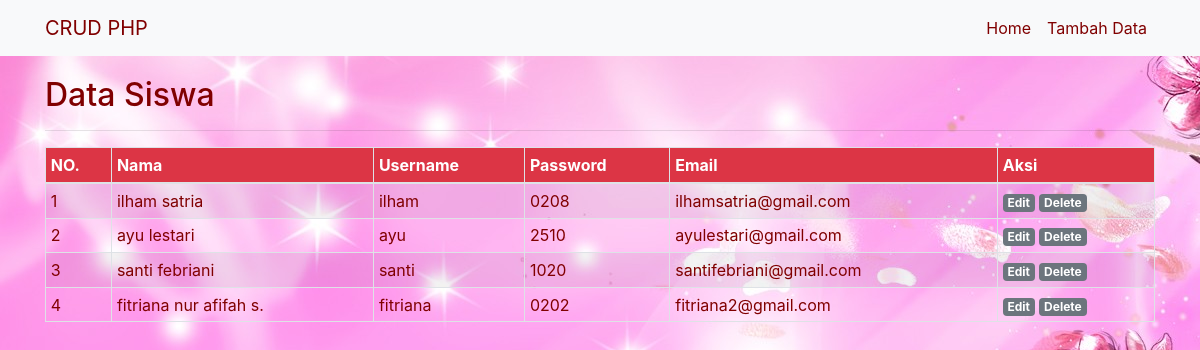
The page / on the database its author committed.
### tables this page shows
CREATE TABLE `data_siswa` (
  `id` int(5) NOT NULL,
  `nama` varchar(30) NOT NULL,
  `username` varchar(30) NOT NULL,
  `password` varchar(20) NOT NULL,
  `email` varchar(30) NOT NULL
);

### index.php (the view, shortened to what this page needs)
<?php
include('koneksi.php');
?>
<!DOCTYPE html>
<html>
<head>
	<link rel="stylesheet" href="https://stackpath.bootstrapcdn.com/bootstrap/4.1.3/css/bootstrap.min.css">
	<link rel="stylesheet" type="text/css" href="style.css">
</head>
<body>
	<nav class="navbar navbar-expand-lg navbar-light bg-light">
		<div class="container">
			<a class="navbar-brand" href="#"><font color=maroon>CRUD PHP</a>
			<div class="collapse navbar-collapse" id="navbarSupportedContent">
				<ul class="navbar-nav mr-auto">
					<li class="nav-item active">
						<a class="nav-link" href="index.php"><font color=maroon>Home</a>
					</li>
					<li class="nav-item">
						<a class="nav-link" href="tambah.php"><font color=maroon>Tambah Data</a>
					</li>
				</ul>
			</div>
		</div>
	</nav>
	<div class="container" style="margin-top:20px">
		<h2>Data Siswa</h2>
		<hr>
		<table class="table table-striped table-hover table-sm table-bordered">
			<thead class="badge-danger">
				<tr>
					<th>NO.</th>
					<th>Nama</th>
					<th>Username</th>
					<th>Password</th>
					<th>Email</th>
					<th>Aksi</th>
				</tr>
			</thead>
				<?php
				$sql = mysqli_query($koneksi, "SELECT * FROM data_siswa ORDER BY id DESC") or die(mysqli_error($koneksi));
				if(mysqli_num_rows($sql) > 0){
					$no = 1;
					while($data = mysqli_fetch_assoc($sql)){
						echo '
						<tr>
							<td>'.$no.'</td>
							<td>'.$data['nama'].'</td>
							<td>'.$data['username'].'</td>
							<td>'.$data['password'].'</td>
							<td>'.$data['email'].'</td>
							<td>
								<a href="edit.php?id='.$data['id'].'" class="badge badge-secondary">Edit</a>
								<a href="delete.php?id='.$data['id'].'" class="badge badge-secondary" onclick="return confirm(\'Hapus data?\')">Delete</a>
							</td>
						</tr>
						';
						$no++;
					}
				}else{
					echo '
					<tr>
						<td colspan="6">Tidak ada data.</td>
					</tr>
					';
				}
				?>
		</table>
	</div>
</body>
</html>

### style.css (style rules this page uses)
body { background: url('pink-wallpapers.jpg'); }

### rows shown on the page
data_siswa: nama "ilham satria", username "ilham", password "0208", email "ilhamsatria@gmail.com"
data_siswa: nama "ayu lestari", username "ayu", password "2510", email "ayulestari@gmail.com"
data_siswa: nama "santi febriani", username "santi", password "1020", email "santifebriani@gmail.com"
data_siswa: nama "fitriana nur afifah s.", username "fitriana", password "0202", email "fitriana2@gmail.com"
